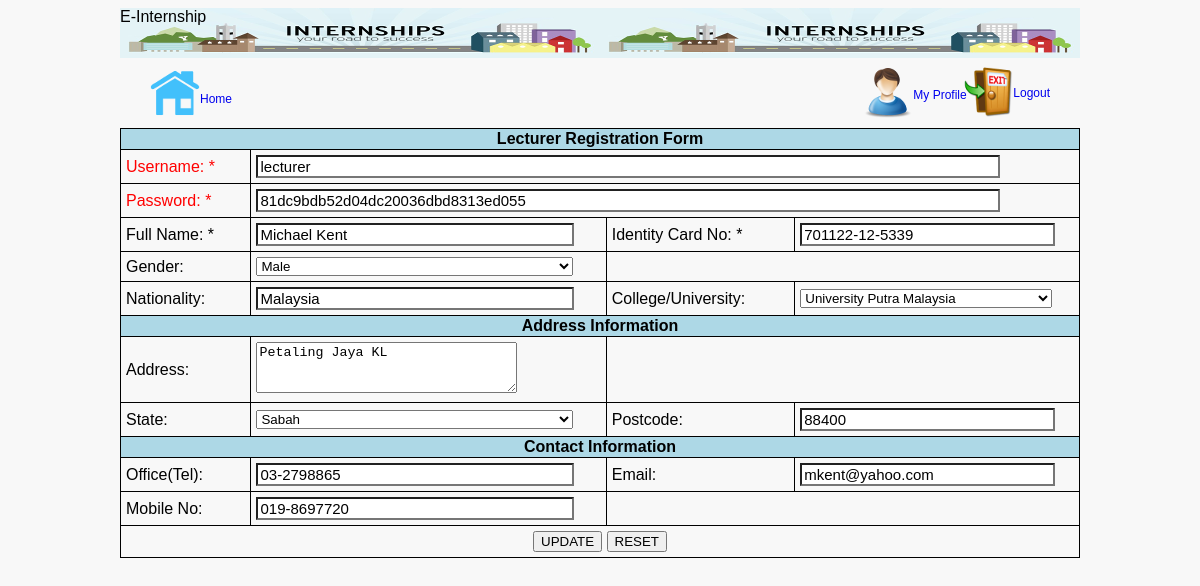
Screenshot of /admin_update.php.php?edit=1 with the database file from the repository.
### tables this page shows
CREATE TABLE IF NOT EXISTS `lecturers` (
  `id` int(11) NOT NULL AUTO_INCREMENT,
  `username` varchar(50) NOT NULL,
  `password` varchar(50) NOT NULL,
  `fullName` text NOT NULL,
  `ic` varchar(20) NOT NULL,
  `gender` varchar(20) NOT NULL,
  `nationality` varchar(30) NOT NULL,
  `university` text NOT NULL,
  `address` text NOT NULL,
  `state` varchar(50) NOT NULL,
  `postcode` varchar(15) NOT NULL,
  `officeNo` varchar(15) NOT NULL,
  `email` text NOT NULL,
  `mobileNo` varchar(15) NOT NULL,
  `DT_CREATE` datetime NOT NULL,
  `IDENT` varchar(50) NOT NULL,
  PRIMARY KEY (`id`)
);

### admin_update.php.php (the view, shortened to what this page needs)
<?php
require_once('inc/connect.php');
$id_edit = $_GET['edit'];
$sql = "SELECT * FROM lecturers WHERE id = '$id_edit'";
$result = mysqli_query($con, $sql);
$row = mysqli_fetch_array($result);
$username = $row['username'];
$password = $row['password'];
$fullName = $row['fullName'];
$ic = $row['ic'];
$gender = $row['gender'];
$university = $row['university'];
$address =  $row['address'];
$state = $row['state'];
$postcode = $row['postcode'];
$officeNo = $row['officeNo'];
$email = $row['email'];
$mobileNo = $row['mobileNo'];
$message = $nameEmp = $icEmp = $error = "";
?>
<!DOCTYPE html PUBLIC "-//W3C//DTD XHTML 1.0 Strict//EN" "http://www.w3.org/TR/xhtml1/DTD/xhtml1-strict.dtd">
<html xmlns="http://www.w3.org/1999/xhtml" xml:lang="en" lang="en">
<head>
<link rel="stylesheet" href="/eintern/css/style.css">
</head>
<body>
	<div id="SiteBody">
	<div id="header-form">E-Internship</div>
	<div id="nav-left">
			<a href="#" class="link"><img src="/eintern/images/home.png" alt="home">
				<div class="title-left">
					Home
				</div>
			</a>
	</div>
	<div id="nav-right">
		<a href="#" class="link"><img src="/eintern/images/profile.png" alt="profile" class="profile">
			<div class="title-med">My Profile</div>
		</a>
		<a href="#" class="link"><img src="/eintern/images/logout.png" alt="logout" class="logout">
			<div class="title-right">Logout</div>
		</a>
	</div>
	<div id="container">
	<form method="post" action="<?php echo "lecturer_update.php?edit=$id_edit"; ?>">
		<table>
			<th colspan = "4"><div><?php echo $message; ?></div>Lecturer Registration Form</th>
			<tr>
				<td><font color="red">Username: * </font></td>
				<td colspan="3"><input type="text" name="username" id="username" value="<?php echo $username; ?>" readonly /></td>
			</tr>
			<tr>
				<td><font color="red">Password: * </font></td>
				<td colspan="3"><input type="text" name="password" id="password" value="<?php echo $password; ?>" readonly /></td>
			</tr>
			<tr>
				<td>Full Name: *</td>
				<td><input type="text" name="fullName" id="fullName" value="<?php echo $fullName; ?>" />
				<span class="error"><?php echo $nameEmp; ?></span></td>
				<td>Identity Card No: *</td>
				<td><input type="text" name="ic" id="ic" value="<?php echo $ic; ?>" />
				<span class="error"><?php echo $icEmp; ?></span></td>
			</tr>
			<tr>
				<td>Gender:</td>
				<td><select style="width:92%;" name="gender" id="gender">
						<option <?php if($gender == 1) echo 'selected'; ?> value="1">Male</option>
					</select></td>
				<td colspan="2">&nbsp;</td>
			</tr>
			<tr>
				<td>Nationality:</td>
				<td><input type="text" name="nationality" id="nationality" value="Malaysia" readonly /></td>
				<td>College/University:</td>
				<td><select name="university" style="width:92%;">
						<?php
							$uni_query = "SELECT * FROM institute";
							$result = mysqli_query($con, $uni_query);
							while($row = mysqli_fetch_array($result))
							{
								if($university == $row['id']) { $checked = 'selected'; } else { $checked = ''; }
								echo '<option value="'.$row['id'].'"'.$checked.'>'.$row['appellation'].'</option>';
							}
						?>
					</select>
				</td>
			</tr>
			<th colspan = "4">Address Information</td>
			<tr>
				<td>Address:</td>
				<td><textarea rows="3" cols="30" wrap="hard" name="address"><?php echo $address; ?></textarea></td>
				<td colspan="2">&nbsp;</td>
			</tr>
			<tr>
				<td>State:</td>
				<td><select name="state" style="width:92%;">
						<?php
							$state_query = "SELECT * FROM state";
							$result = mysqli_query($con, $state_query);
							while($row = mysqli_fetch_array($result))
							{
								if($state == $row['id']) { $checked = 'selected'; } else { $checked = ''; }
								echo '<option value="'.$row['id'].'"'.$checked.'>'.$row['appellation'].'</option>';
							}
						?>
					</select>
				</td>
				<td>Postcode:</td>
				<td><input type="text" name="postcode" id="postcode" value="<?php echo $postcode; ?>" /></td>
			</tr>
			<th colspan="4">Contact Information</th>
			<tr>
				<td>Office(Tel):</td>
				<td><input type="text" name="officeNo" id="officeNo" value="<?php echo $officeNo; ?>" /></td>
				<td>Email:</td>
				<td><input type="text" name="email" id="email" value="<?php echo $email; ?>" /></td>
			</tr>
			<tr>
				<td>Mobile No:</td>
				<td><input type="text" name="mobileNo" id="mobileNo" value="<?php echo $mobileNo; ?>" /></td>
				<td colspan="2">&nbsp;</td>
			</tr>
			<tr>
				<td colspan="4"><center><input type="submit" value="UPDATE" />
								<input type="reset" value="RESET" /></center></td>
			</tr>
		</table>
	</form>
	</div>
	</div>
</body>
</html>

### css/style.css (style rules this page uses)
body { font-family:Arial, Helvetica, sans-serif; background:#F8F8F8; }
#SiteBody { width:960px; margin: 0 auto; min-width:300px; max-width:2000px; }
input[type="text"] { width: 90%; display: block; margin: 0; font-family: sans-serif; font-size: 15px; appearance: none; box-shadow: none; border-radius: none; }
table { border-collapse: collapse; width:100%; margin-top:70px; }
table, th, td { border:1px solid black; }
th { background:lightblue; }
td { padding:5px; }
.title-left { font-size:12px; margin-left:50px; margin-top:-30px; }
.title-med { font-size:12px; margin-left:50px; margin-top:20px; }
.title-right { font-size:12px; margin-left:150px; margin-top:-35px; }
img.profile { position:absolute; }
img.logout { margin-left:100px; margin-top:-35px; }
a:link { text-decoration:none; }
#header-form { width:960px; height:50px; background:lightblue; background-image:url("../images/banner2.png"); }
#nav-left { height:50px; float:left; margin-top:10px; margin-left:30px; }
#nav-right { height:50px; margin-top:10px; float:right; margin-right:30px; }

### rows the page displays
lecturers: username "lecturer", password "81dc9bdb52d04dc20036dbd8313ed055", fullName "Michael Kent", ic "701122-12-5339", gender "Male", address "Petaling Jaya KL", postcode "88400", officeNo "03-2798865", email "mkent@yahoo.com", mobileNo "019-8697720"

### other values shown
form field university "University Putra Malaysia"
form field state "Sabah"
